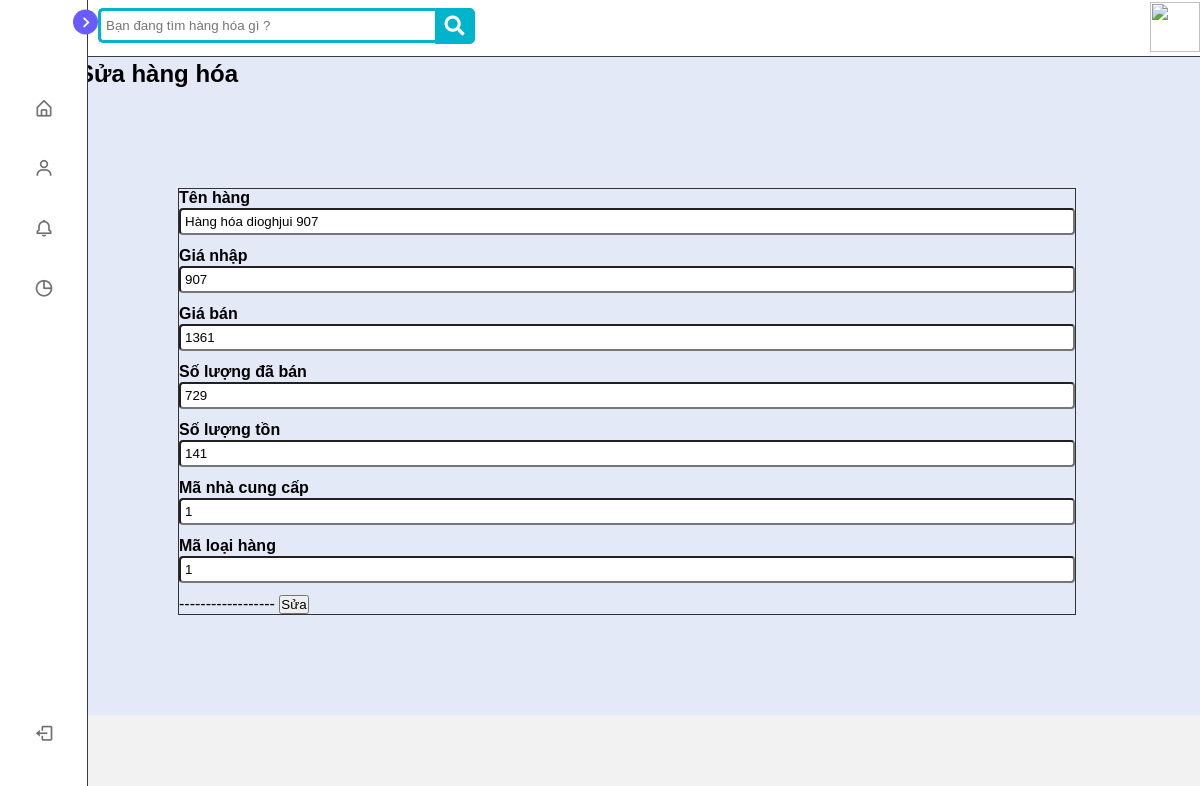
Page /goods/update_product.php on the earlier database version.
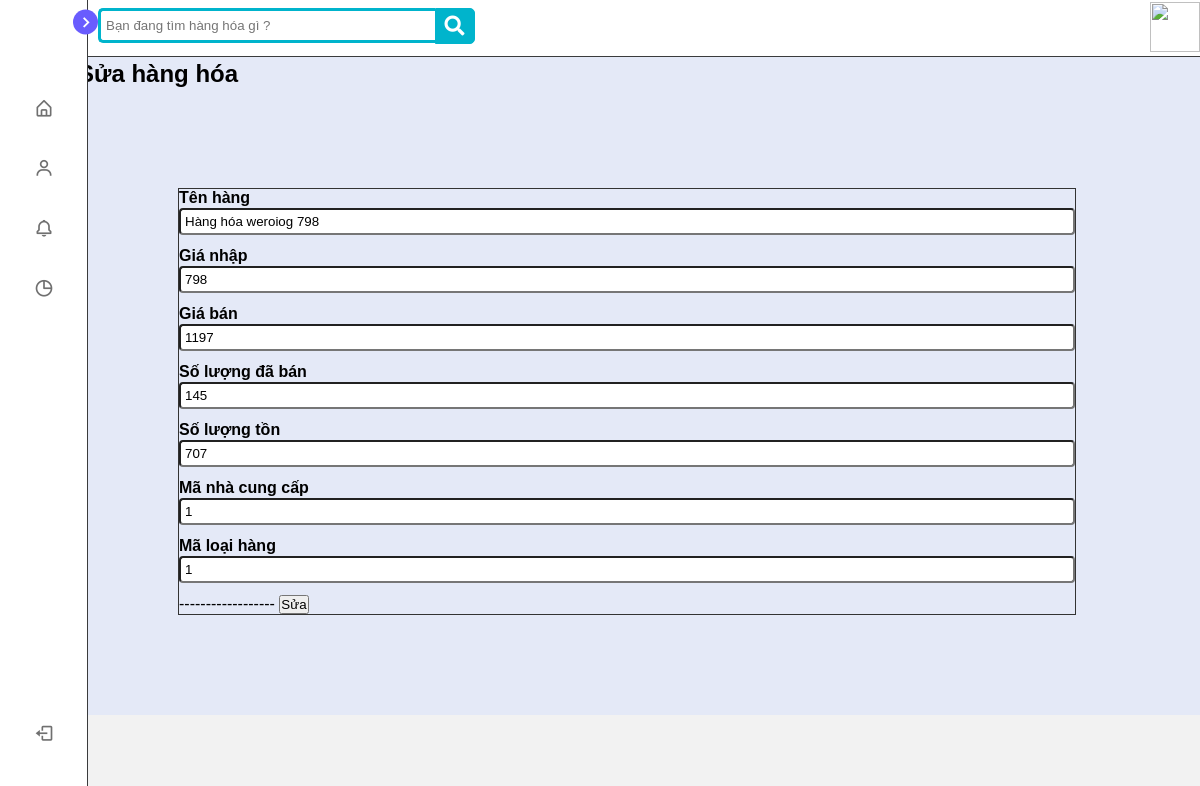
Same page on the later database version.
### tables this page shows
CREATE TABLE IF NOT EXISTS `hang_hoa` (
  `ma` int(11) NOT NULL AUTO_INCREMENT,
  `ten_hang` varchar(50) NOT NULL,
  `gia_nhap` int(11) NOT NULL,
  `gia_ban` int(11) NOT NULL,
  `img_link` varchar(255) NOT NULL,
  `so_luong_da_ban` int(11) NOT NULL,
  `so_luong_ton` int(11) NOT NULL,
  `ma_nha_cung_cap` int(11) NOT NULL,
  `ma_loai_hang` int(11) NOT NULL,
  `create_at` datetime NOT NULL DEFAULT CURRENT_TIMESTAMP,
  PRIMARY KEY (`ma`),
  KEY `ma_loai_hang` (`ma_loai_hang`)
);

### goods/update_product.php (the view, shortened to what this page needs)
<?php
    require_once("../connect.php");
?>
<?php require_once ('../root/top.php')?>
</head>
<body>
    <?php require_once ('../root/menu.php')?>
    <?php require_once ('../root/header.php')?>
<div>
        <h2>Sửa hàng hóa</h2>
    </div>
   <div class="wrap">
    <form id="form-edit" method="POST" action="./process/process_update.php">
        <div class="mb-3 form-group edit">
          <label for="exampleInputEmail1" class="form-label-1">Tên hàng</label>
          <input name="ten_hang" class="form-control form-style" rules="required" value= "<?php echo $item['ten_hang'] ?>">
        </div>
        <div class="mb-3 form-group edit">
          <label for="exampleInputEmail1" class="form-label-1">Giá nhập</label>
          <input name="gia_nhap" class="form-control form-style" rules="required" value= "<?php echo $item['gia_nhap'] ?>">
        </div>
        <div class="mb-3 form-group edit">
          <label for="exampleInputEmail1" class="form-label-1">Giá bán</label>
          <input name="gia_ban" class="form-control form-style" rules="required" value= "<?php echo $item['gia_ban'] ?>">
        </div>
        <div class="mb-3 form-group edit">
          <label for="exampleInputEmail1" class="form-label-1">Số lượng đã bán</label>
          <input name="so_luong_da_ban" class="form-control form-style" rules="required" value= "<?php echo $item['so_luong_da_ban'] ?>">
        </div>
        <div class="mb-3 form-group edit">
          <label for="exampleInputEmail1" class="form-label-1">Số lượng tồn</label>
          <input name="so_luong_ton" class="form-control form-style" rules="required" value= "<?php echo $item['so_luong_ton'] ?>">
        </div>
        <div class="mb-3 form-group edit">
          <label for="exampleInputEmail1" class="form-label-1">Mã nhà cung cấp</label>
          <input name="ma_nha_cung_cap" class="form-control form-style" rules="required" value= "<?php echo $item['ma_nha_cung_cap'] ?>">
        </div>
        <div class="mb-3 form-group edit">
          <label for="exampleInputEmail1" class="form-label-1">Mã loại hàng</label>
          <input name="ma_loai_hang" class="form-control form-style" rules="required" value= "<?php echo $item['ma_loai_hang'] ?>">
        </div>
        ------------------
        <button class="btn btn-primary mt-4 " type="submit">Sửa</button>
      </form>
   </div>
   <?php require_once ('../root/footer.php')?>
</body>
</html>

Differences in the rows shown:
removed hang_hoa: ten_hang "Hàng hóa dioghjui 907", gia_nhap "907", gia_ban "1361", so_luong_da_ban "729", so_luong_ton "141", ma_nha_cung_cap "1", ma_loai_hang "1"
now on this page (row edited): hang_hoa: ten_hang "Hàng hóa weroiog 798", gia_nhap "798", gia_ban "1197", so_luong_da_ban "145", so_luong_ton "707", ma_nha_cung_cap "1", ma_loai_hang "1"
